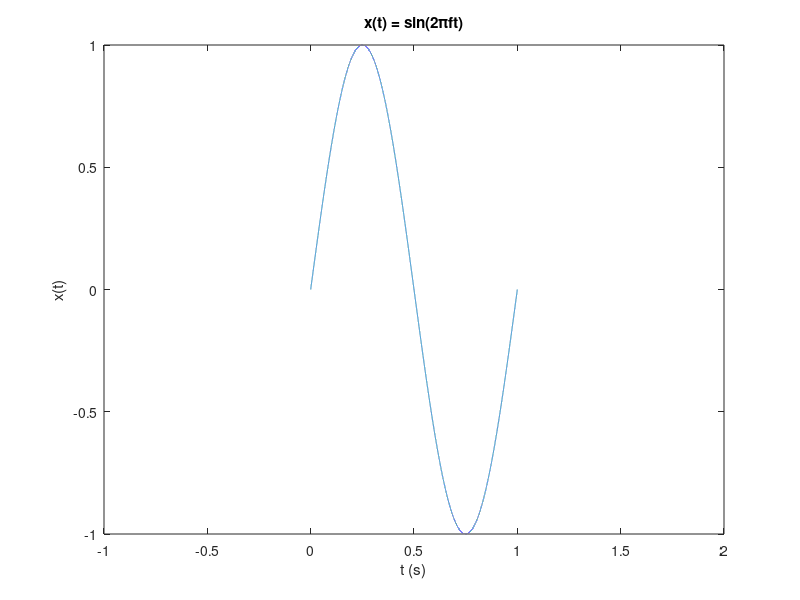
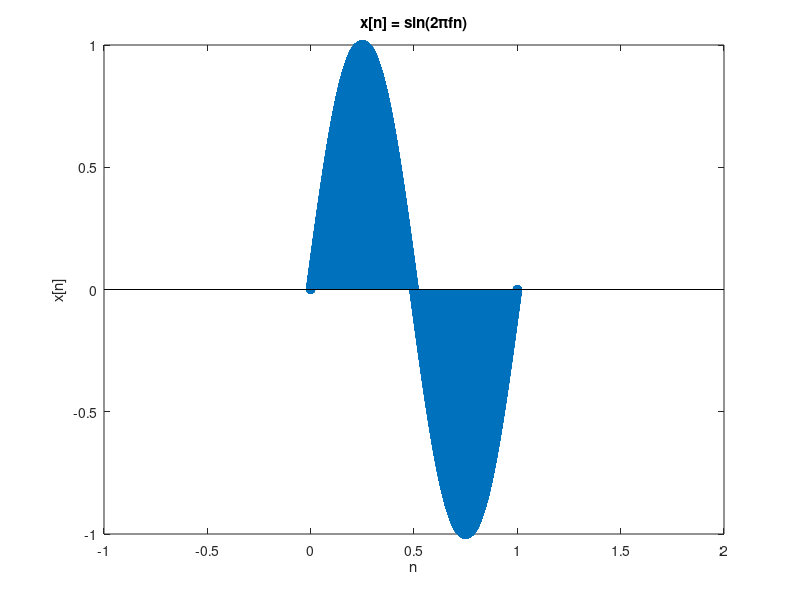

Write the MATLAB code that produced these figures, in order.
% Signals Demonstration
% author: RJ Macaranas

%% Get time values
Fs = 44.1e3; % sampling frequency (Hz)
tstart = 0; % start time (s)
tstop = 1; % stop time (s)
tstep = 1/Fs; % sample time (s)

% time values from tstart to tstop in tstep increments
t = tstart: tstep: tstop;

%% Familiar Signals

% 1. sine wave, x(t) = sin(2πft) = sin(omega * t)
f = 1; % frequency of sine wave (Hz)
x = sin(2*pi*f*t); 

% continuous-time (CT) we can use plot
fig = plot(t, x); title("x(t) = sin(2πft)"); xlim([-1 2])
xlabel("t (s)"); ylabel("x(t)"); pause(5);
saveas(fig, "figures/1/1.png")

% discrete-time (DT) we can use stem
fig = stem(t, x); title("x[n] = sin(2πfn)"); xlim([-1 2])
xlabel("n"); ylabel("x[n]"); pause(5);
saveas(fig, "figures/1/2.png")


% to observe time shift, we can redefine x
tshift = 0.5; % time shift (s)
plot(t, x); title("x(t) = sin(2πft)"); xlim([-1 2])
xlabel("t (s)"); ylabel("x(t)"); pause(2);

for dt = 0: 0.1*tshift: tshift
    x = sin(2*pi*f * (t - dt));
    plot(t, x); title("x(t) = sin(2πf (t - dt)"); xlim([-1 2])
    xlabel("t (s)"); ylabel("x(t)"); pause(1);
end




